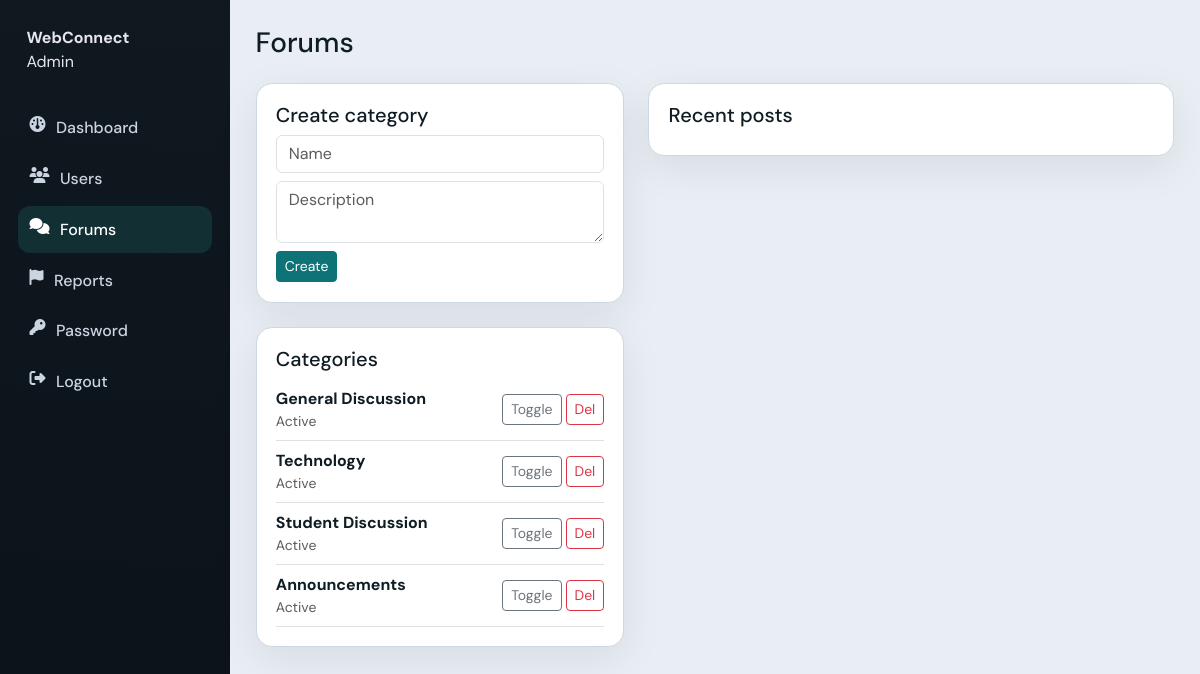
Page /admin/forums.php (signed in) on the committed database.
### tables this page shows
CREATE TABLE `forums` (
  `id` INT UNSIGNED NOT NULL AUTO_INCREMENT,
  `name` VARCHAR(120) NOT NULL,
  `slug` VARCHAR(140) NOT NULL,
  `description` VARCHAR(500) NOT NULL DEFAULT '',
  `sort_order` INT NOT NULL DEFAULT 0,
  `is_active` TINYINT(1) NOT NULL DEFAULT 1,
  `created_at` DATETIME NOT NULL DEFAULT CURRENT_TIMESTAMP,
  PRIMARY KEY (`id`),
  UNIQUE KEY `uq_forums_slug` (`slug`)
);

### includes/security.php (called while the page is built, shortened)
<?php
function e(?string $value): string
{
    return htmlspecialchars((string) $value, ENT_QUOTES | ENT_SUBSTITUTE, 'UTF-8');
}

### admin/forums.php (the view, shortened to what this page needs)
<?php
$pdo = db();
$forums = $pdo->query('SELECT * FROM forums ORDER BY sort_order, name')->fetchAll();
require __DIR__ . '/_layout.php';
?>
<h1 class="h3 mb-4">Forums</h1>
<div class="row g-4">
    <div class="col-lg-5">
        <div class="surface-card mb-4">
            <h2 class="h5">Create category</h2>
            <form method="post">
                <div class="mb-2"><input name="name" class="form-control" placeholder="Name" required></div>
                <div class="mb-2"><textarea name="description" class="form-control" rows="2" placeholder="Description"></textarea></div>
                <button class="btn btn-primary btn-sm">Create</button>
            </form>
        </div>
        <div class="surface-card">
            <h2 class="h5">Categories</h2>
            <?php foreach ($forums as $f): ?>
                <div class="d-flex justify-content-between align-items-center border-bottom py-2">
                    <div>
                        <strong><?= e($f['name']) ?></strong>
                        <div class="small text-muted"><?= (int) $f['is_active'] ? 'Active' : 'Inactive' ?></div>
                    </div>
                    <form method="post" class="d-flex gap-1">
                        <button name="op" value="toggle_forum" class="btn btn-sm btn-outline-secondary">Toggle</button>
                        <button name="op" value="delete_forum" class="btn btn-sm btn-outline-danger" onclick="return confirm('Delete forum and posts?')">Del</button>
                    </form>
                </div>
            <?php endforeach; ?>
        </div>
    </div>
    <div class="col-lg-7">
        <div class="surface-card">
            <h2 class="h5">Recent posts</h2>
        </div>
    </div>
</div>
<?php require __DIR__ . '/_layout_end.php'; ?>

### assets/css/app.css (style rules this page uses)
:root { --bg: #e8eef3; --bg-accent: #d5e4ec; --surface: #ffffff; --surface-2: #f4f8fa; --ink: #0f1c24; --muted: #5a6d7a; --brand: #0d7377; --brand-deep: #085a5e; --brand-soft: rgba(13, 115, 119, 0.12); --accent: #e07a2f; --accent-soft: rgba(224, 122, 47, 0.15); --line: #cdd9e2; --chat-mine: linear-gradient(145deg, #d4f1ef, #c5eae7); --chat-theirs: #ffffff; --sidebar: #062d35; --sidebar-2: #0a4450; --danger: #c0392b; --success: #1f8a5b; --radius: 16px; --radius-sm: 10px; --shadow: 0 12px 40px rgba(15, 28, 36, 0.08); --shadow-lg: 0 24px 60px rgba(15, 28, 36, 0.14); --font: "DM Sans", "Segoe UI", sans-serif; --font-display: "Sora", "DM Sans", sans-serif; --glass: rgba(255, 255, 255, 0.72); --overlay: rgba(6, 25, 32, 0.72); --motion: 220ms cubic-bezier(0.22, 1, 0.36, 1); }
* { box-sizing: border-box; }
html, body { height: 100%; }
body { margin: 0; font-family: var(--font); color: var(--ink); background: radial-gradient(ellipse 80% 50% at 0% 0%, var(--brand-soft), transparent 55%), radial-gradient(ellipse 60% 40% at 100% 100%, var(--accent-soft), transparent 50%), linear-gradient(165deg, var(--bg), var(--bg-accent)); background-attachment: fixed; -webkit-font-smoothing: antialiased; }
button, .btn { transition: transform var(--motion), box-shadow var(--motion), background var(--motion); }
.btn-primary { --bs-btn-bg: var(--brand); --bs-btn-border-color: var(--brand); --bs-btn-hover-bg: var(--brand-deep); --bs-btn-hover-border-color: var(--brand-deep); }
.surface-card { background: var(--surface); border: 1px solid var(--line); border-radius: var(--radius); padding: 1.2rem; box-shadow: var(--shadow); transition: transform var(--motion), box-shadow var(--motion); }
.admin-body { background: var(--bg); color: var(--ink); }

### rows in the picture
forums: name "General Discussion", is_active "Active"
forums: name "Technology", is_active "Active"
forums: name "Student Discussion", is_active "Active"
forums: name "Announcements", is_active "Active"

### other values in the picture
APP_NAME "WebConnect"
